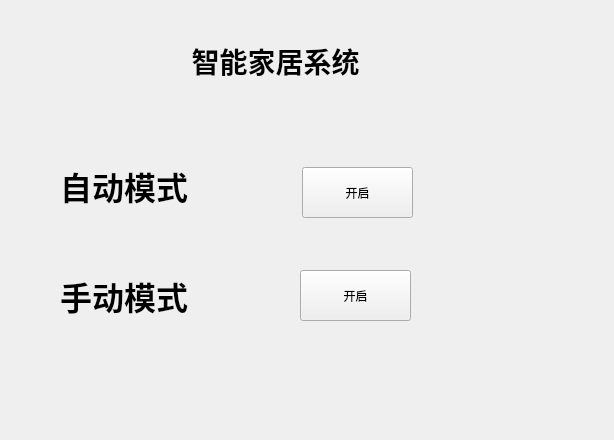
<?xml version="1.0" encoding="UTF-8"?>
<ui version="4.0">
 <class>Model</class>
 <widget class="QWidget" name="Model">
  <property name="geometry">
   <rect>
    <x>0</x>
    <y>0</y>
    <width>614</width>
    <height>440</height>
   </rect>
  </property>
  <property name="windowTitle">
   <string>Form</string>
  </property>
  <widget class="QLabel" name="label">
   <property name="geometry">
    <rect>
     <x>60</x>
     <y>130</y>
     <width>171</width>
     <height>111</height>
    </rect>
   </property>
   <property name="font">
    <font>
     <family>黑体</family>
     <pointsize>24</pointsize>
     <weight>75</weight>
     <bold>true</bold>
    </font>
   </property>
   <property name="text">
    <string>自动模式</string>
   </property>
  </widget>
  <widget class="QLabel" name="label_2">
   <property name="geometry">
    <rect>
     <x>60</x>
     <y>240</y>
     <width>171</width>
     <height>111</height>
    </rect>
   </property>
   <property name="font">
    <font>
     <family>黑体</family>
     <pointsize>24</pointsize>
     <weight>75</weight>
     <bold>true</bold>
    </font>
   </property>
   <property name="text">
    <string>手动模式</string>
   </property>
  </widget>
  <widget class="SwitchButton" name="pushButton">
   <property name="geometry">
    <rect>
     <x>302</x>
     <y>167</y>
     <width>111</width>
     <height>51</height>
    </rect>
   </property>
   <property name="text">
    <string>开启</string>
   </property>
  </widget>
  <widget class="SwitchButton" name="pushButton_2">
   <property name="geometry">
    <rect>
     <x>300</x>
     <y>270</y>
     <width>111</width>
     <height>51</height>
    </rect>
   </property>
   <property name="text">
    <string>开启</string>
   </property>
  </widget>
  <widget class="QLabel" name="label_3">
   <property name="geometry">
    <rect>
     <x>150</x>
     <y>10</y>
     <width>251</width>
     <height>101</height>
    </rect>
   </property>
   <property name="font">
    <font>
     <family>微软雅黑</family>
     <pointsize>21</pointsize>
     <weight>75</weight>
     <bold>true</bold>
    </font>
   </property>
   <property name="text">
    <string>智能家居系统</string>
   </property>
   <property name="alignment">
    <set>Qt::AlignCenter</set>
   </property>
  </widget>
 </widget>
 <customwidgets>
  <customwidget>
   <class>SwitchButton</class>
   <extends>QPushButton</extends>
   <header>switchbutton.h</header>
  </customwidget>
 </customwidgets>
 <resources/>
 <connections/>
</ui>
